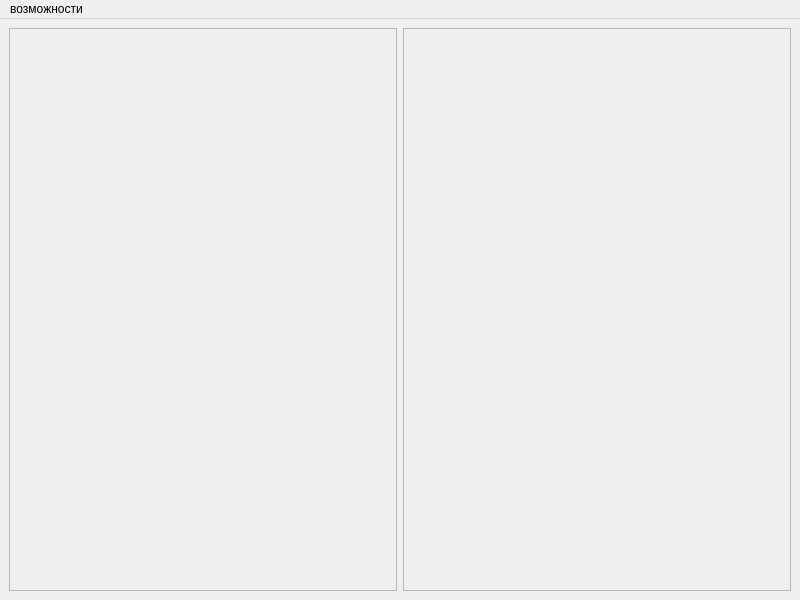
<?xml version="1.0" encoding="UTF-8"?>
<ui version="4.0">
 <class>MainWindow</class>
 <widget class="QMainWindow" name="MainWindow">
  <property name="geometry">
   <rect>
    <x>0</x>
    <y>0</y>
    <width>800</width>
    <height>600</height>
   </rect>
  </property>
  <property name="windowTitle">
   <string>курсы валют</string>
  </property>
  <widget class="QWidget" name="centralwidget">
   <layout class="QGridLayout" name="gridLayout">
    <item row="0" column="1">
     <widget class="QScrollArea" name="scrollArea_2">
      <property name="widgetResizable">
       <bool>true</bool>
      </property>
      <widget class="QWidget" name="scrollAreaWidgetContents_2">
       <property name="geometry">
        <rect>
         <x>0</x>
         <y>0</y>
         <width>386</width>
         <height>558</height>
        </rect>
       </property>
       <layout class="QVBoxLayout" name="verticalLayout_2">
        <item>
         <widget class="QLabel" name="label_2">
          <property name="font">
           <font>
            <pointsize>14</pointsize>
           </font>
          </property>
          <property name="cursor">
           <cursorShape>IBeamCursor</cursorShape>
          </property>
          <property name="text">
           <string/>
          </property>
          <property name="alignment">
           <set>Qt::AlignLeading|Qt::AlignLeft|Qt::AlignTop</set>
          </property>
          <property name="textInteractionFlags">
           <set>Qt::LinksAccessibleByMouse|Qt::TextSelectableByKeyboard|Qt::TextSelectableByMouse</set>
          </property>
         </widget>
        </item>
       </layout>
      </widget>
     </widget>
    </item>
    <item row="0" column="0">
     <widget class="QScrollArea" name="scrollArea">
      <property name="widgetResizable">
       <bool>true</bool>
      </property>
      <widget class="QWidget" name="scrollAreaWidgetContents">
       <property name="geometry">
        <rect>
         <x>0</x>
         <y>0</y>
         <width>386</width>
         <height>558</height>
        </rect>
       </property>
       <layout class="QVBoxLayout" name="verticalLayout">
        <item>
         <widget class="QLabel" name="label">
          <property name="font">
           <font>
            <pointsize>14</pointsize>
           </font>
          </property>
          <property name="cursor">
           <cursorShape>IBeamCursor</cursorShape>
          </property>
          <property name="mouseTracking">
           <bool>false</bool>
          </property>
          <property name="text">
           <string/>
          </property>
          <property name="alignment">
           <set>Qt::AlignLeading|Qt::AlignLeft|Qt::AlignTop</set>
          </property>
          <property name="textInteractionFlags">
           <set>Qt::LinksAccessibleByMouse|Qt::TextSelectableByKeyboard|Qt::TextSelectableByMouse</set>
          </property>
         </widget>
        </item>
       </layout>
      </widget>
     </widget>
    </item>
   </layout>
  </widget>
  <widget class="QMenuBar" name="menuBar">
   <property name="geometry">
    <rect>
     <x>0</x>
     <y>0</y>
     <width>800</width>
     <height>22</height>
    </rect>
   </property>
   <widget class="QMenu" name="menu">
    <property name="title">
     <string>возможности</string>
    </property>
    <addaction name="refreshAction"/>
    <addaction name="leftDateAction"/>
    <addaction name="rightDateAction"/>
   </widget>
   <addaction name="menu"/>
  </widget>
  <action name="refresh">
   <property name="text">
    <string>обновить данные </string>
   </property>
  </action>
  <action name="refreshAction">
   <property name="text">
    <string>обновить данные</string>
   </property>
  </action>
  <action name="leftDateAction">
   <property name="text">
    <string>ввести дату слева</string>
   </property>
  </action>
  <action name="rightDateAction">
   <property name="text">
    <string>ввести дату справа</string>
   </property>
  </action>
 </widget>
 <resources/>
 <connections/>
</ui>
